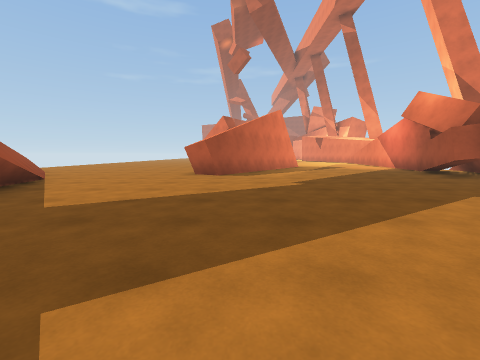
view 1 (above)

18 first-person views from a walk through a scene from a Unity 3-D project. The camera is 1.2 m above the floor, tilts 6° down and sees 90° across. The floor is counted in squares, 2 m on a side. Each view is taken from the middle of a square. On the plan, view 1 faces up. The plan holds only what a view shows up to about 9 squares ahead; the rest is blank. The place goes on beyond the plan. The player character is not drawn.

view 2
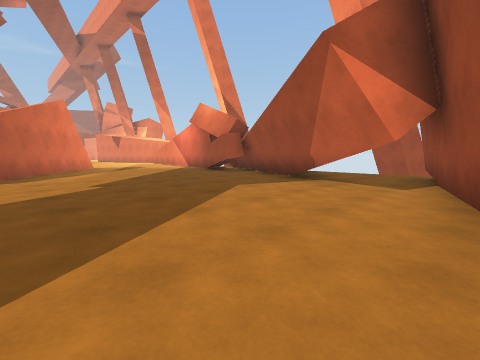

view 3
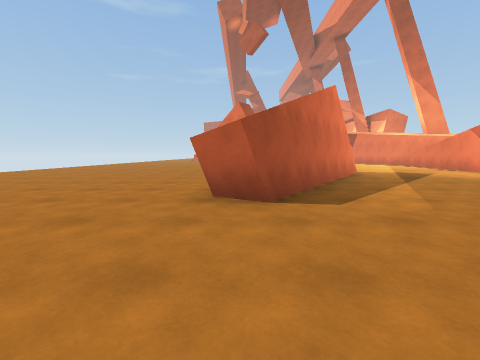

view 4
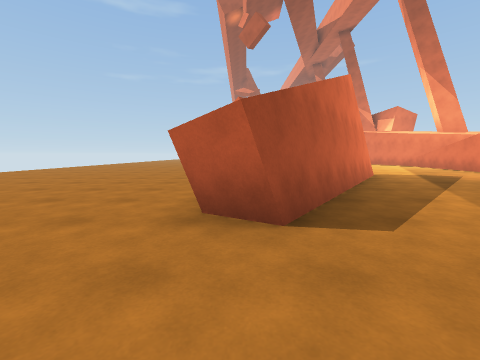

view 5
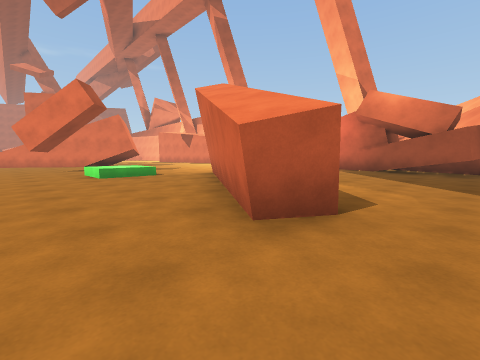

view 6
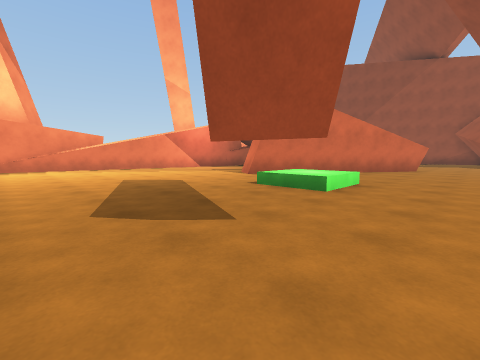

view 7
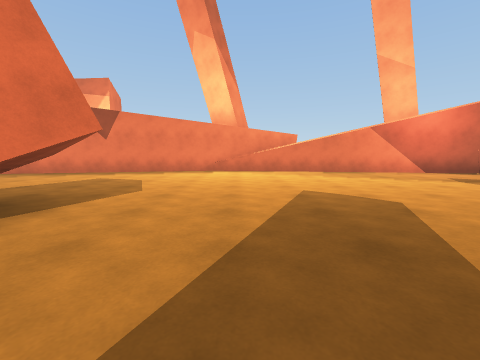

view 8
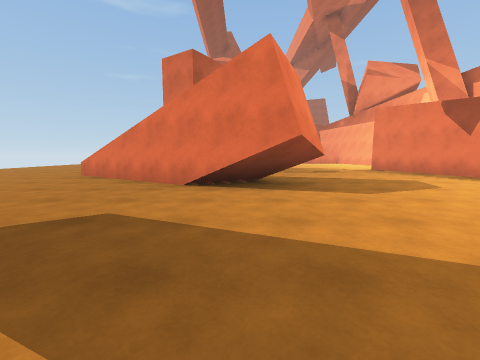

view 9
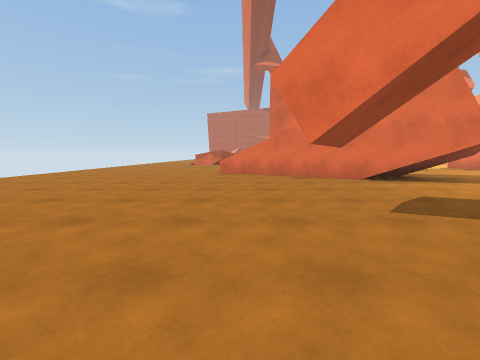

view 10
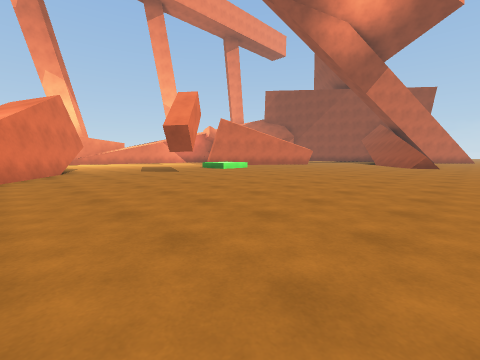

view 11
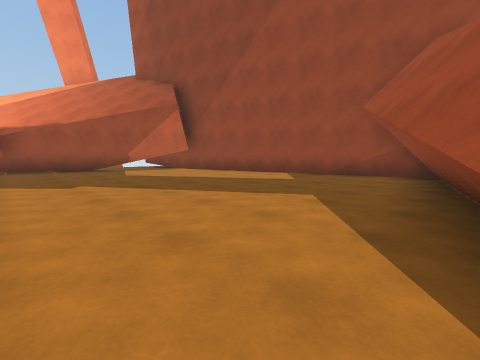

view 12
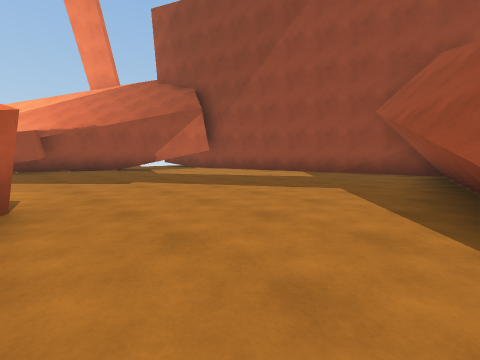

view 13
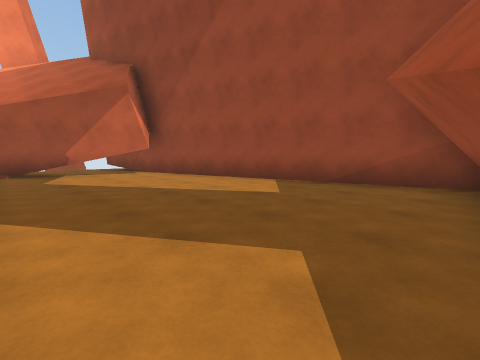

view 14
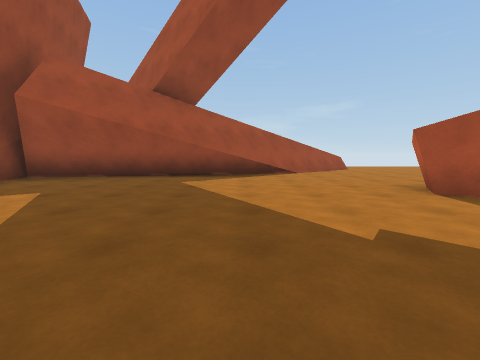

view 15
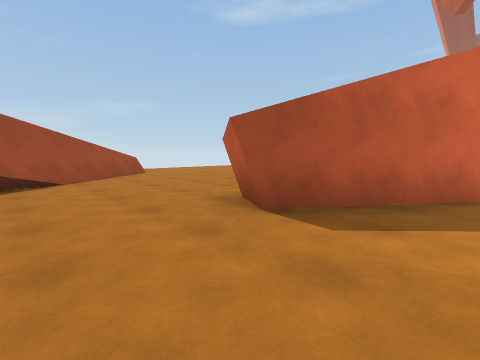

view 16
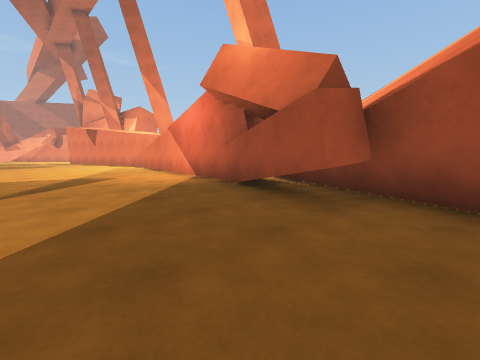

view 17
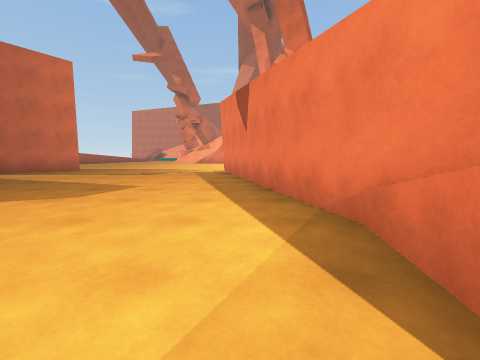

view 18
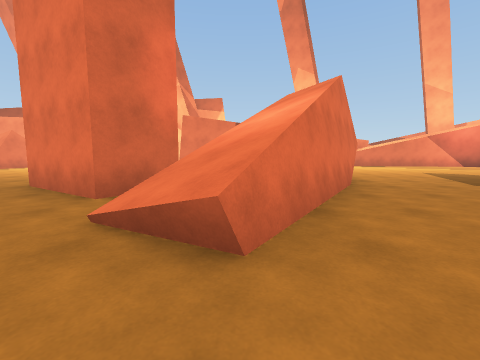

### Floor plan
Key: @ floor where view 1 was taken; # wall or solid block; . main floor; : floor 0.5 m higher than the main floor; / step, stairs or slope; v drop or lower ground.
Columns run from 9 left of view 1 to 8 right of it. Each row starts with its distance up from view 1.
 24   ......##......#
 23 ....../  .......#
 22 ......////......##
 21 .......#///......#
 20 ......../#/#.....#
 19 ..........##.....#
 18 .................#
 17 .......#.........#
 16 .................#
 15 .................#
 14 ........:/.......#
 13 ........//.......#
 12 ...........#....##
 11 ..........##....#
 10 ..........#.....#
  9 .........##.....#
  8   #.....##......##
  7   ##....#......###
  6    ##..........##
  5    ##..........##
  4     ##.........#
  3      #........##
  2      #........#
  1     v##......##
  0    vv##..@..###
 -1       #.#####
 -2       ###

Positions as (right, up) in squares from view 1, and headings:
1: (0, 0), facing up
2: (0, 0), facing up-right
3: (-1, 4), facing up
4: (-1, 5), facing up
5: (-3, 6), facing up-right
6: (-3, 18), facing down-right
7: (-1, 17), facing right
8: (1, 15), facing up
9: (-3, 14), facing up
10: (-9, 21), facing down-right
11: (-4, 6), facing down-right
12: (-4, 7), facing down-right
13: (-3, 4), facing down-right
14: (3, 4), facing left
15: (1, 5), facing up-left
16: (3, 5), facing up-right
17: (7, 16), facing up
18: (-5, 22), facing right
